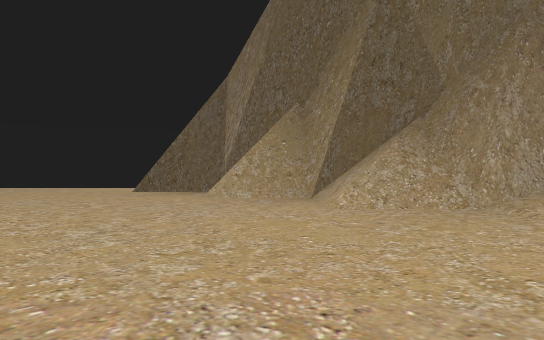
[1] (above)

20 first-person views from a walk through a Unity game level. The camera is 1.5 m above the floor, looks level and sees 70° across. The floor is counted in squares, 2 m on a side. Each view is taken from the middle of a square. On the plan, view 1 faces up. The plan holds only what a view shows up to about 12 squares ahead; the rest is blank. The place goes on beyond the plan. Some animated figures are not drawn.

[2]
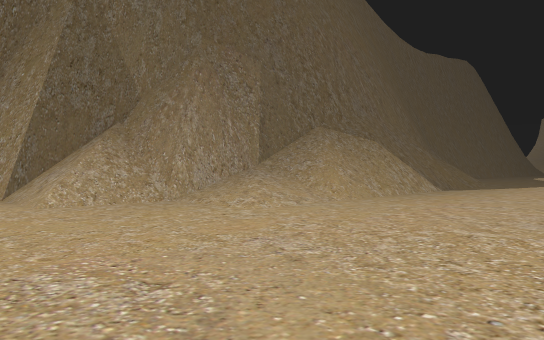

[3]
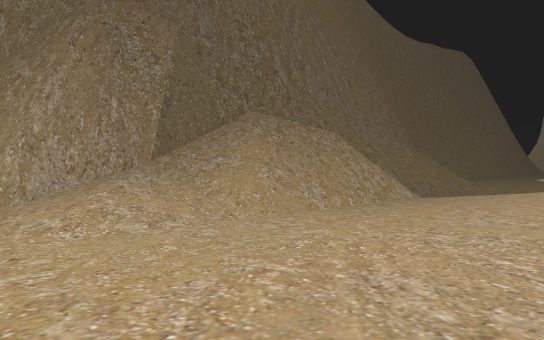

[4]
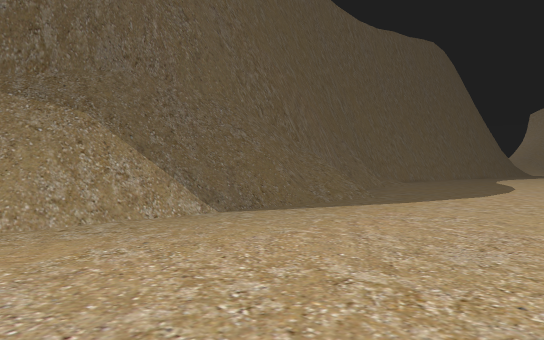

[5]
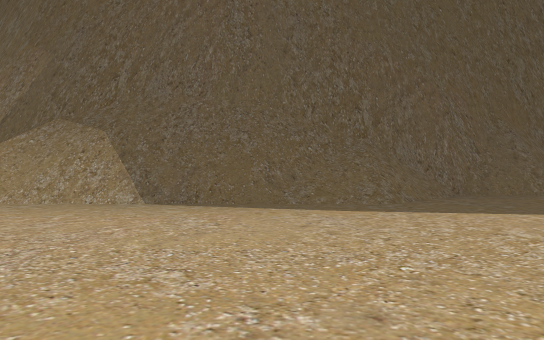

[6]
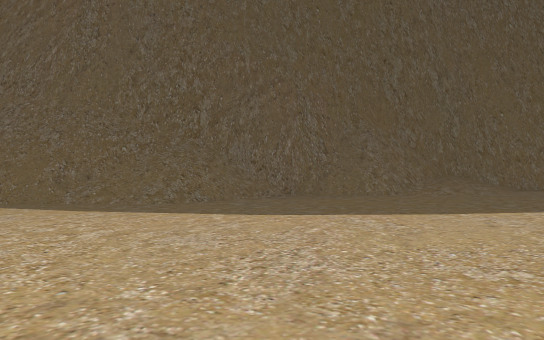

[7]
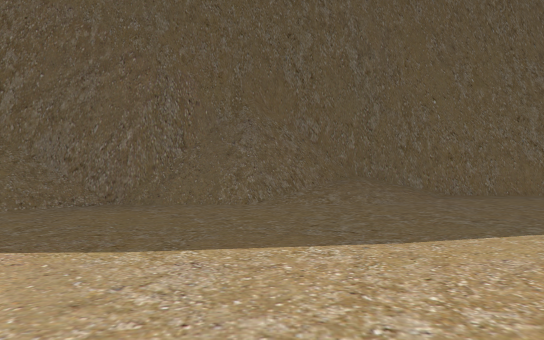

[8]
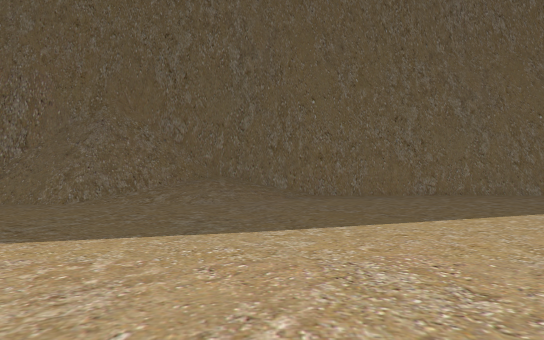

[9]
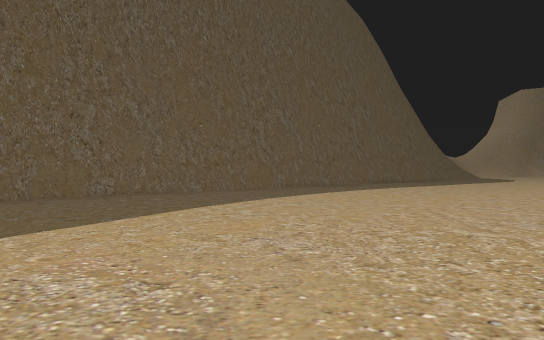

[10]
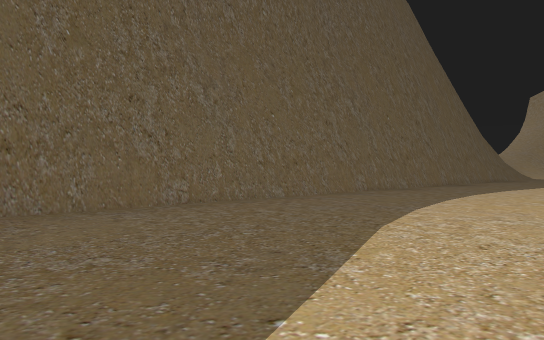

[11]
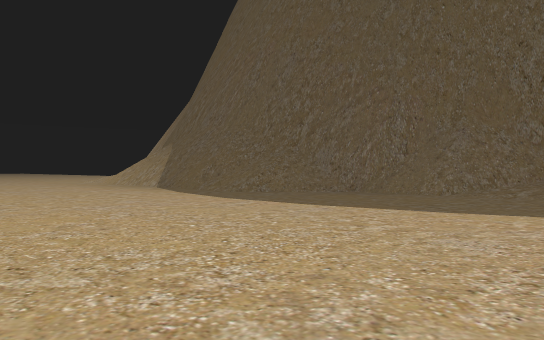

[12]
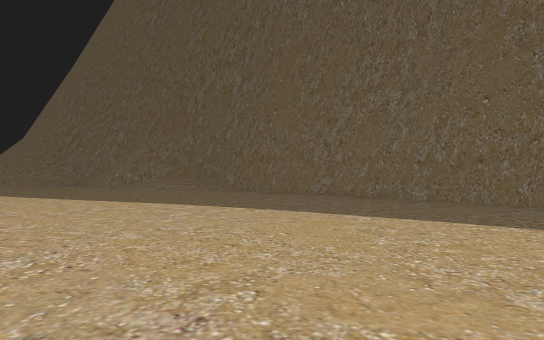

[13]
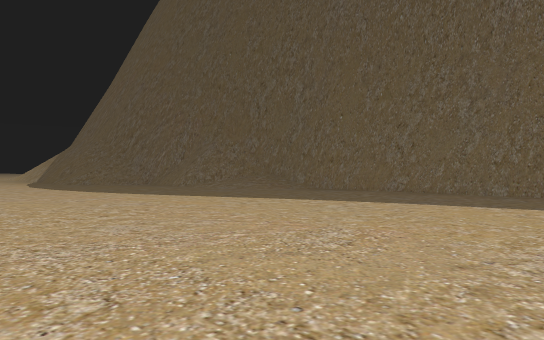

[14]
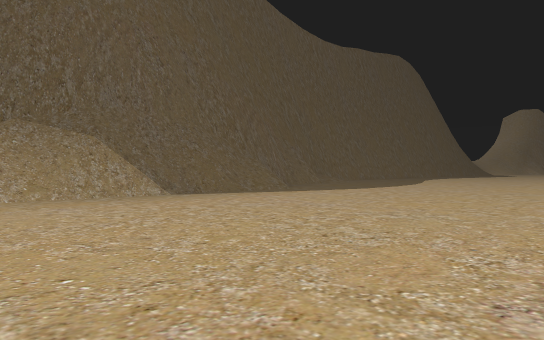

[15]
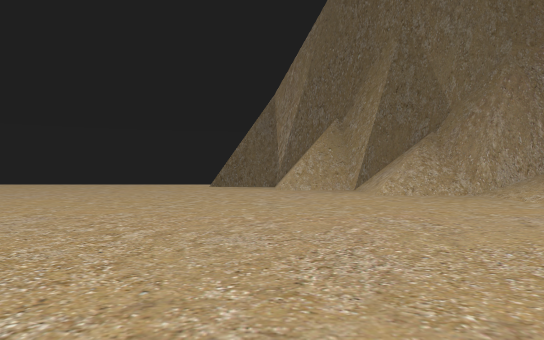

[16]
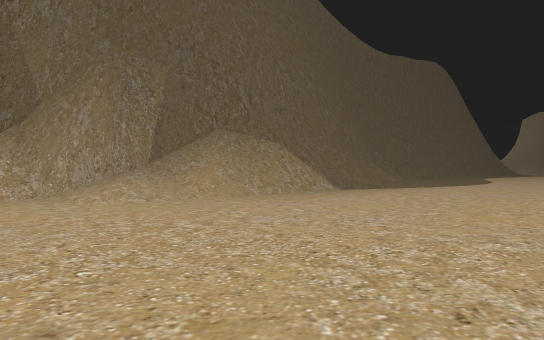

[17]
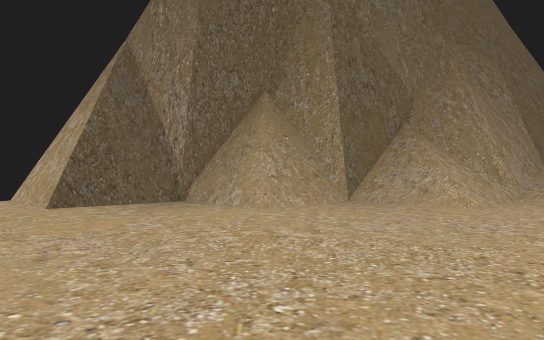

[18]
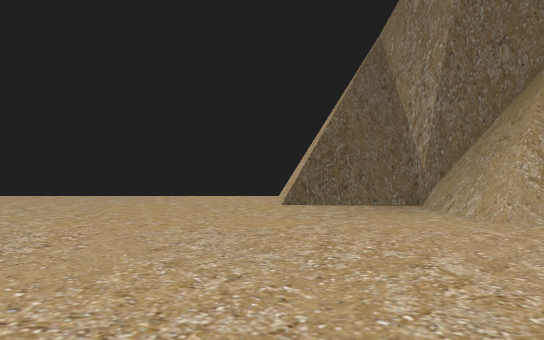

[19]
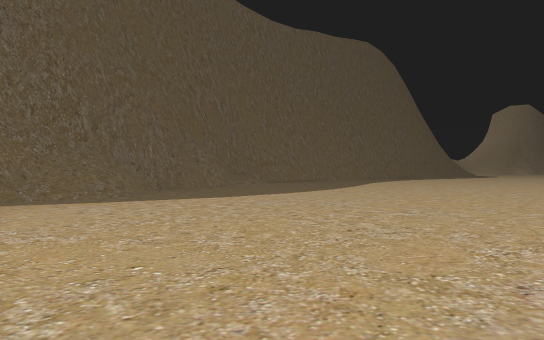

[20]
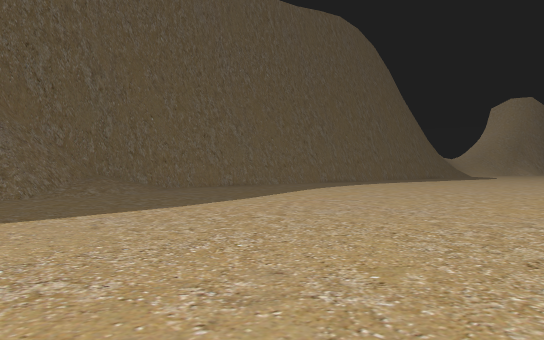

### Floor plan
Key: @ floor where view 1 was taken; # wall or solid block; . main floor; : floor 4.5 m higher than the main floor; + floor 4.75 m higher than the main floor; / step, stairs or slope; = window, fence, low wall or low ledge; v drop or lower ground.
Columns run from 7 left of view 1 to 41 right of it. Each row starts with its distance up from view 1.
 15 ...#
 14 ...####
 13 .....=#
 12 .....=#
 11 .....=######                     ##############
 10 ........///#                 ######///.........
  9 ........///##               ###/##///...........
  8 ........///###################//=///.............
  7 .........../////////v+/:#=///....................
  6 ...........////////vv//==///.....................
  5 ...........///////##///////......................
  4 .................................................
  3 .................................................
  2  ................................................
  1  ................................................
  0   .....@........................................
 -1    ............................................
 -2    ........................................ .. .
 -3          .............................
 -4      .  . ..  ..................... .
 -5                ...............
 -6               . ..   . ..

Positions as (right, up) in squares from view 1, and headings:
1: (0, 0), facing up
2: (-1, -1), facing up-right
3: (3, 0), facing up-right
4: (9, -1), facing up-right
5: (16, -4), facing up
6: (21, -4), facing up
7: (25, -1), facing up
8: (29, -1), facing up
9: (29, -1), facing up-right
10: (29, 3), facing up-right
11: (29, -4), facing up-left
12: (41, 1), facing up-left
13: (40, -2), facing up-left
14: (7, -6), facing up-right
15: (-2, -4), facing up
16: (1, -4), facing up-right
17: (-7, 5), facing up-right
18: (-5, 5), facing up
19: (14, -6), facing up-right
20: (22, -4), facing up-right
